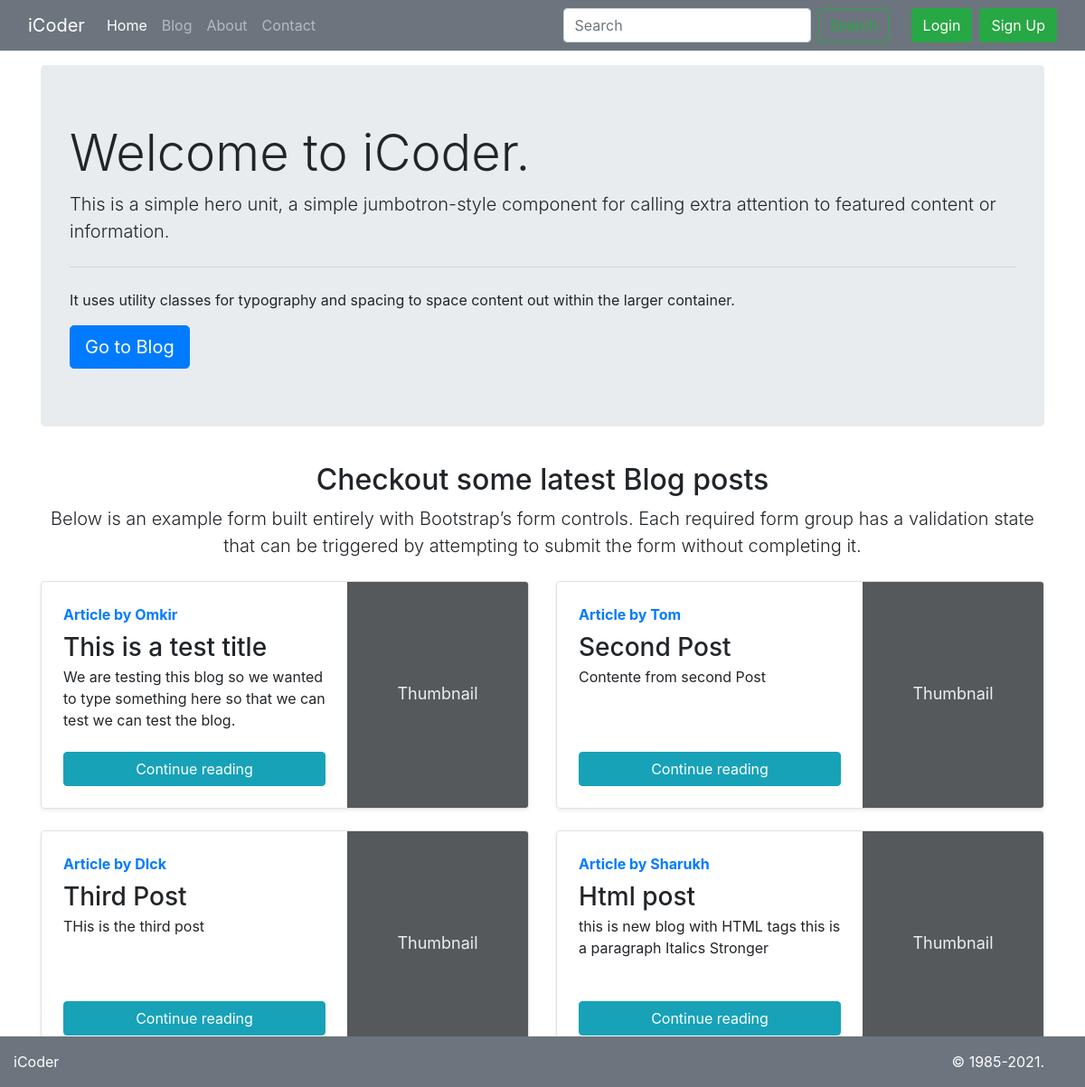
The page / on the database its author committed.
### blog/models.py (models this page shows, shortened)
class Post(models.Model):
	sno = models.AutoField(primary_key=True)
	title = models.CharField(max_length=255)
	content = models.TextField()
	author = models.CharField(max_length=30)
	slug = models.CharField(max_length=130)
	views = models.IntegerField(default=0)
	timestamp = models.DateTimeField(blank=True)

### home/views.py (the view)
# urls.py: path('', views.home, name="home"),
def home(request):
	allPosts = Post.objects.all()
	context = {'allPosts': allPosts}
	return render(request, 'home/home.html', context)

### templates/home/home.html (shortened to what this page needs)
{% extends "base.html" %}
{% block homeactive %}active{% endblock homeactive %}
{% block body %}
<div class="container my-3">
    <div class="jumbotron">
        <h1 class="display-4">Welcome to iCoder.</h1>
        <p class="lead">This is a simple hero unit, a simple jumbotron-style component for calling extra attention to featured content or information.</p>
        <hr class="my-4">
        <p>It uses utility classes for typography and spacing to space content out within the larger container.</p>
        <a class="btn btn-primary btn-lg" href="/blog" role="button">Go to Blog</a>
    </div>
</div>
<div class="container">
    <div class="py-2 text-center">
        <h2>Checkout some latest Blog posts</h2>
        <p class="lead">Below is an example form built entirely with Bootstrap’s form controls. Each required form group has a validation state that can be triggered by attempting to submit the form without completing it.</p>
    </div>
    <div class="row mb-2">
        {% for post in allPosts %}
        <div class="col-md-6">
            <div class="row no-gutters border rounded overflow-hidden flex-md-row mb-4 shadow-sm h-md-250 position-relative">
                <div class="col p-4 d-flex flex-column position-static">
                    <strong class="d-inline-block mb-2 text-primary">Article by {{post.author}}</strong>
                    <h3 class="mb-0">{{post.title}}</h3>
                    <p class="card-text mb-auto">{{post.content |striptags| truncatechars:150}}</p>
                    <a href="/blog/{{post.slug}}" role="button" class="btn btn-info mt-1">Continue reading</a>
                </div>
                <div class="col-auto d-none d-lg-block">
                    <svg class="bd-placeholder-img" width="200" height="250" xmlns="http://www.w3.org/2000/svg" role="img" aria-label="Placeholder: Thumbnail" preserveAspectRatio="xMidYMid slice" focusable="false">
                        <rect width="100%" height="100%" fill="#55595c"></rect><text x="50%" y="50%" fill="#eceeef" dy=".3em">Thumbnail</text>
                    </svg>
                </div>
            </div>
        </div>
        {% endfor %}
    </div>
</div>
{% endblock body %}

### templates/home/home.html (style rules this page uses)
.bd-placeholder-img { font-size: 1.125rem; text-anchor: middle; -webkit-user-select: none; -moz-user-select: none; -ms-user-select: none; user-select: none; }

### rows shown on the page
Post: author "Omkir", title "This is a test title", content "We are testing this blog so we wanted to type something here so that we can test we can test the blog."
Post: author "Tom", title "Second Post", content "Contente from second Post"
Post: author "DIck", title "Third Post", content "THis is the third post"
Post: author "Sharukh", title "Html post", content "this is new blog with HTML tags this is a paragraph Italics Stronger"
